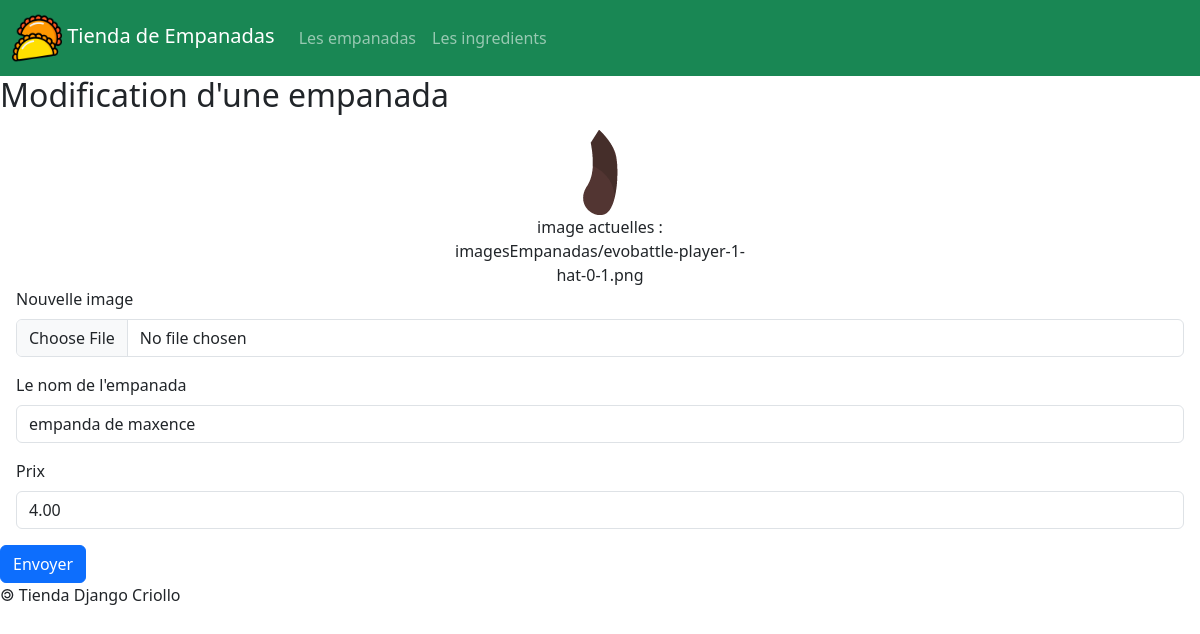
The app's page /empanadas/3/update/, older data.
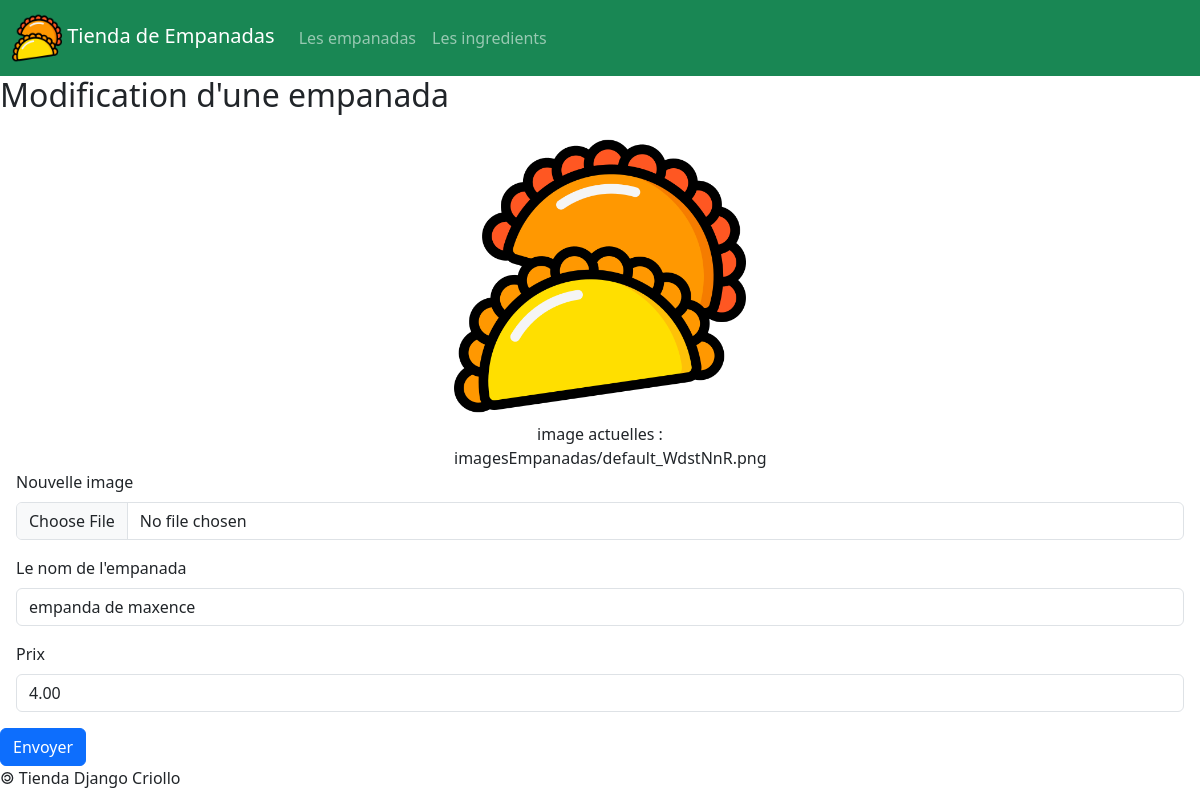
The same page, newer data.
### empanadas/models.py (models this page shows, shortened)
class Empanada(models.Model):
    idEmpanada = models.AutoField( primary_key = True )
    nomEmpanada = models.CharField( max_length = 50 )
    prix = models.DecimalField( max_digits = 6, decimal_places = 2 )
    image = models.ImageField(default="imagesEmpanadas/default.png", upload_to='imagesEmpanadas/')

### empanadas/views.py (the view)
# urls.py: path('empanadas/<int:empanada_id>/update/', views.afficherFormulaireModificationEmpanada),
def afficherFormulaireModificationEmpanada(request, empanada_id):
    laEmpanada = Empanada.objects.get( idEmpanada = empanada_id )
    return render (
        request,
        'empanadas/formulaireModificationEmpanada.html',
        { 'empanada' : laEmpanada }
    )

### empanadas/templates/empanadas/formulaireModificationEmpanada.html (shortened to what this page needs)
{% extends 'empanadas/base.html' %}
{% block main %}
<h2> Modification d'une empanada </h2>
<form action="/empanadas/{{empanada.idEmpanada}}/updated/" method="post" enctype="multipart/form-data">
	<div class="m-3">
		<figure class="w-25 text-center m-auto">
			<img src="{{MEDIA_URL}}{{empanada.image}}" class="img-fluid"/>
			<figcaption>
				image actuelles : {{empanada.image}}
			</figcaption>
		</figure>
		<label
			for="id_image"
			class="form-label"
		>
			Nouvelle image
		</label>
		<input
			id="id_image"
			name="image"
			type="file"
			accept="image/*"
			class="form-control"
		/>
	</div>
	<div class="m-3">
		<label
			for="id_nomEmpanada"
			class="form-label"
		>
			Le nom de l'empanada
		</label>
		<input
			id="id_nomEmpanada"
			name="nomEmpanada"
			type="text"
			value="{{empanada.nomEmpanada}}"
			maxlength="50"
			required
			class="form-control"
		/>
	</div>
	<div class="m-3">
		<label
			for="id_prix"
			class="form-label"
		>
			Prix
		</label>
		<input
			id="id_prix"
			name="prix"
			value="{{empanada.prix}}"
			type="number"
			step="any"
			required
			class="form-control"
		/>
	</div>
	<button
		type="submit"
		class="btn btn-primary"
	>
		Envoyer
	</button>
</form>
{% endblock %}

Row changes from the older to the newer data that the page shows:
changed Empanada "empanda de maxence": image: picture removed, a placeholder shows; image "imagesEmpanadas/evobattle-player-1-hat-0-1.png" → "imagesEmpanadas/default_WdstNnR.png"
